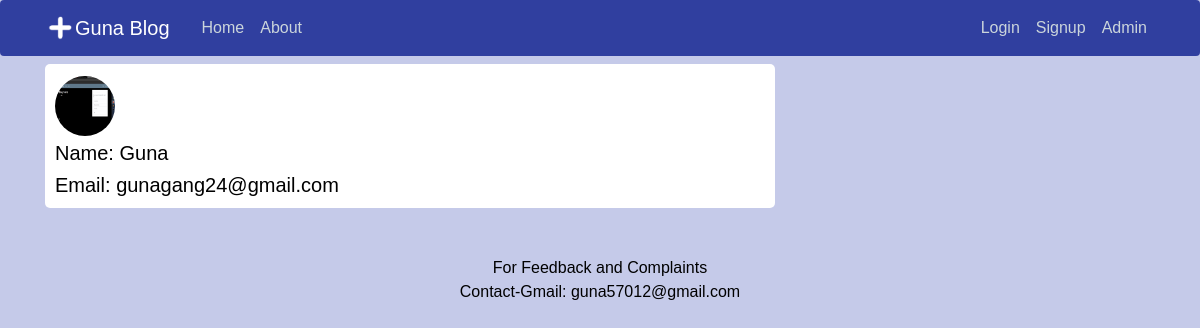
/user/profile/Guna, run on the app's committed database.
### blog/models.py (models this page shows, shortened)
class post(models.Model):
	title = models.CharField(max_length=100)
	content = models.TextField()
	datePosted = models.DateTimeField(default= timezone.now)
	author = models.ForeignKey(User, on_delete=models.CASCADE)

### register/models.py (models this page shows, shortened)
class profile(models.Model):
    user = models.OneToOneField(User , on_delete=models.CASCADE)
    image = models.ImageField(default = "default.jpg", upload_to='profile_picture')

### blog/views.py (the view)
# urls.py: path('user/profile/<str:username>' , userProfileListView.as_view(), name='userProfile'),
class userProfileListView(ListView):
	model = post
	template_name = 'blog/userProfile.html'
	context_object_name = 'dicpost'
	def get_queryset(self):
		user = get_object_or_404(User, username=self.kwargs.get('username'))
		return post.objects.filter(author=user).order_by('-datePosted')

### blog/templates/blog/userProfile.html
{%extends 'blog/base.html'%}
{%block content%}
	{%for posts in dicpost|slice:":1" %}
		<div id="userProfilediv">
            <img id="userProfileImage" class="rounded-circle" src="{{ posts.author.profile.image.url }}" >
            <h5 id="userProfileName">Name: {{posts.author.username}}</h5>
            <h5 id="userProfileEmail">Email: {{ posts.author.email }}</h5>
        </div>
	{%endfor%}
{%endblock content%}

### blog/static/blog/main.css (style rules this page uses)
body { background: #c5cae9; color: #000000; margin-top: 4rem; font-family:sans-serif; }
h1, h2, h3, h4, h5, h6 { color: #000000; }
img { width: 30px; height: 30px; }
#userProfilediv { background-color: white; padding-top: 10px; padding-bottom: 3px; padding-right: 4px; padding-left: 10px; border-radius: 5px; }
#userProfileImage { height: 60px; width: 60px; margin-top: 2px; margin-bottom: 5px; }

### data on the page
post: author.profile.image (picture), author.username "Guna", author.email "gunagang24@gmail.com"
